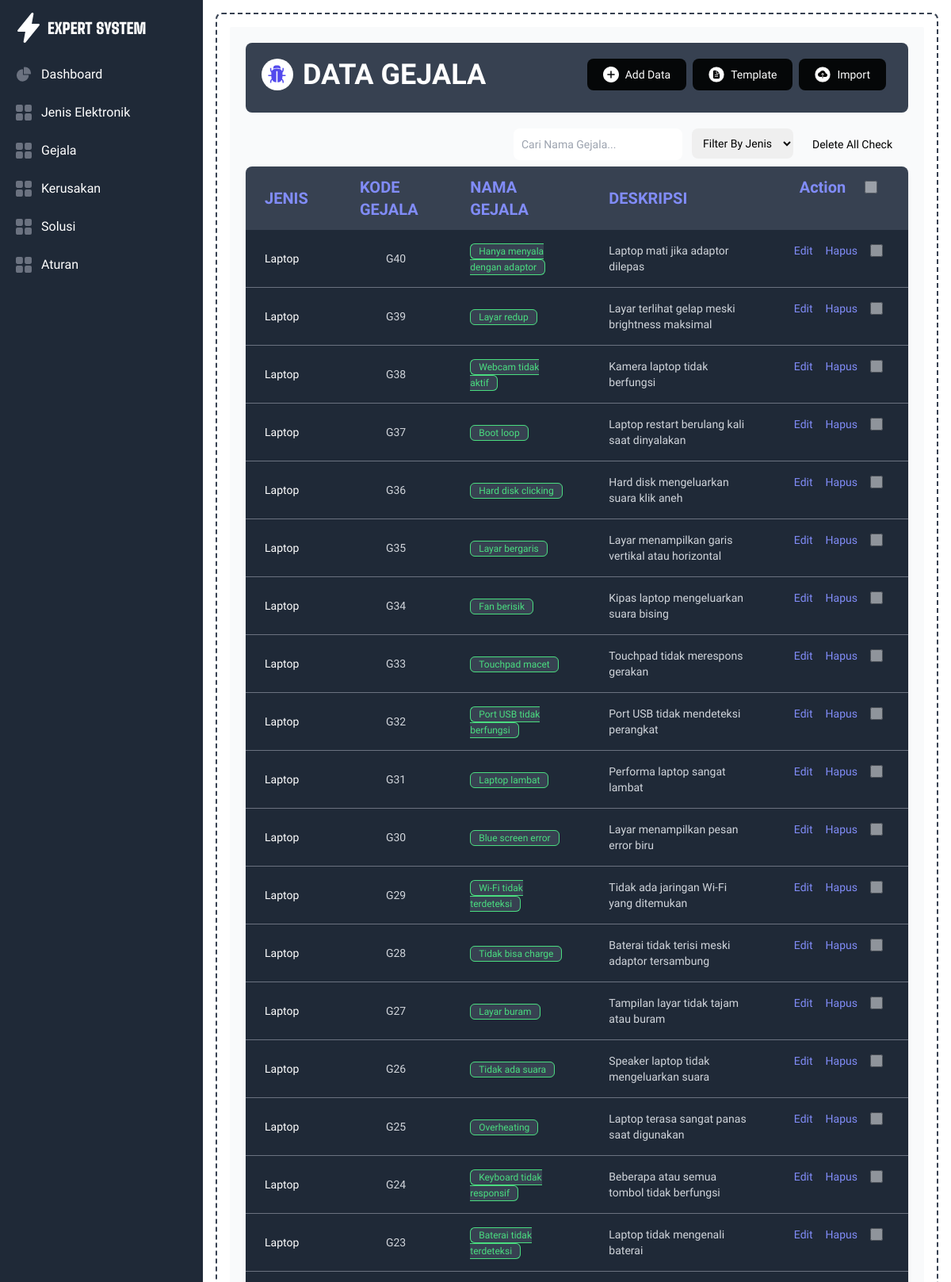
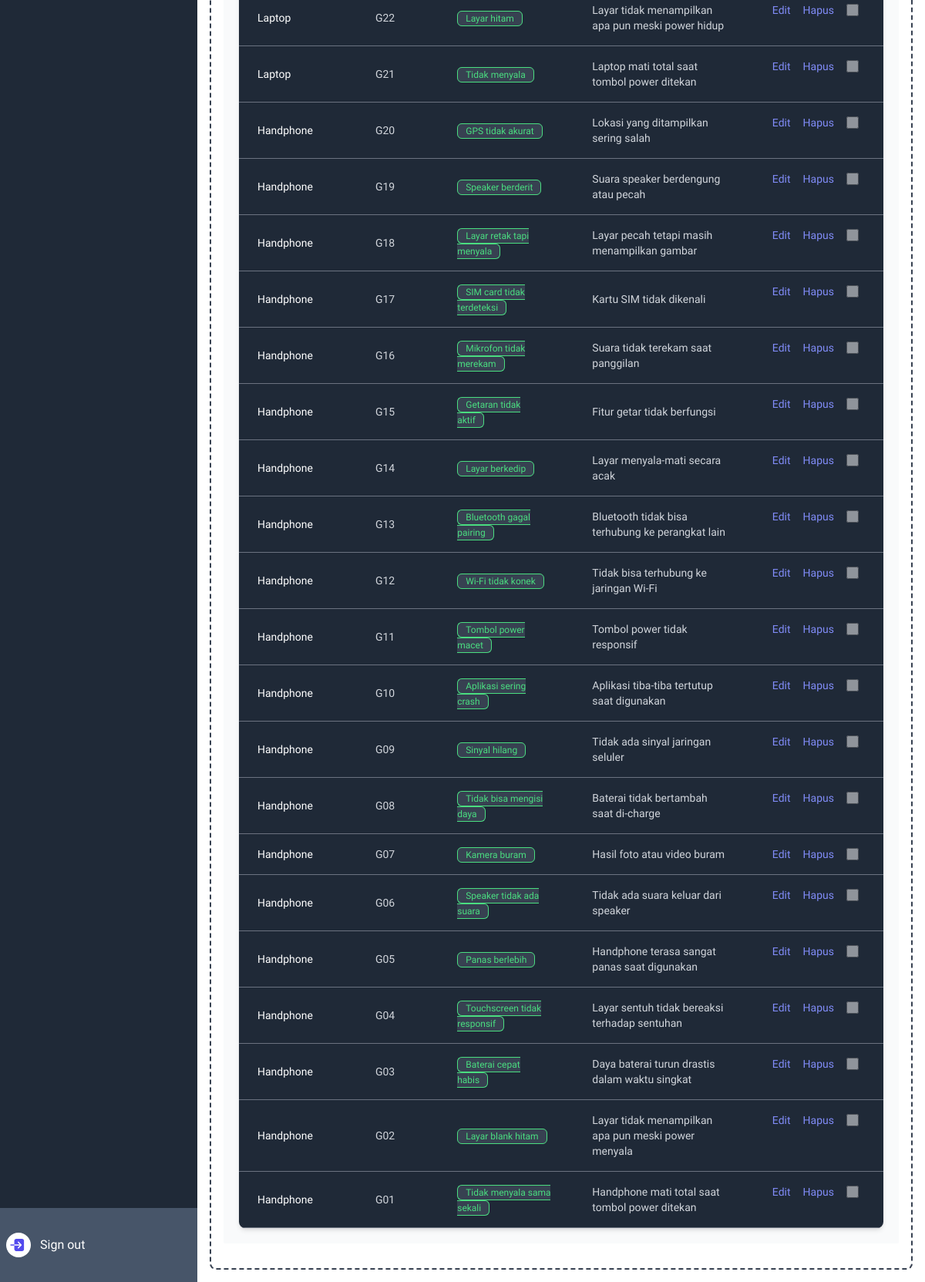
/dashboard/gejala/ (signed in), run on the app's committed database (2 pictures, top to bottom).
### expert_system_app/models.py (models this page shows, shortened)
class Gejala(models.Model):
    jenis_elektronik = models.ForeignKey(JenisElektronik, on_delete=models.CASCADE)
    kodeGjl = models.CharField(max_length=10, unique=True)
    nama = models.CharField(max_length=255)
    deskripsi = models.TextField()

class JenisElektronik(models.Model):
    nama = models.CharField(max_length=255)
    def __str__(self):
        return self.nama

### expert_system_app/views.py (the view)
# urls.py: path('dashboard/gejala/', views.dsb_gejala, name='gejala'),
@login_required()
def dsb_gejala(request):
    data = Gejala.objects.all().order_by('-id')
    jenis_elektronik_list = JenisElektronik.objects.all()
    context = {
        'gejala': data,
        "jenis_elektronik": jenis_elektronik_list
    }
    return render(request, 'dsb_gejala.html', context)

### templates/dsb_gejala.html (shortened to what this page needs)
{%extends 'base.html'%}
{% load static %}
{% block content %}
<div class="flex flex-col rounded-sm text-white bg-gray-50 p-5">
   <div class="bg-gray-700 mb-5 p-5 flex justify-between align-middle rounded-lg">
      <div class="flex gap-3 text-left ">
         <h3 class="text-4xl font-semibold">DATA GEJALA</h3>
      </div>
      <div class="flex">
         <button type="button" onclick="toggleModal(true)"
            class="text-white bg-[#050708] focus:ring-4 focus:outline-none focus:ring-[#050708]/50 font-medium rounded-lg text-sm px-5 py-2.5 text-center items-center hover:bg-indigo-500 focus:ring-gray-600 me-2 mb-2 flex gap-2">
            <svg width="20" height="20" viewBox="0 0 416 416" fill="none" xmlns="http://www.w3.org/2000/svg">
               <path
                  d="M208 0C93.31 0 0 93.31 0 208C0 322.69 93.31 416 208 416C322.69 416 416 322.69 416 208C416 93.31 322.69 0 208 0ZM304 224H224V304H192V224H112V192H192V112H224V192H304V224Z"
                  fill="white" />
            </svg>
            Add Data
         </button>
         <a href="{% static  'file/gejala/gejala.xlsx' %}"
            class="text-white bg-[#050708] focus:ring-4 focus:outline-none focus:ring-[#050708]/50 font-medium rounded-lg text-sm px-5 py-2.5 text-center items-center hover:bg-indigo-500 focus:ring-gray-600 me-2 mb-2 flex gap-2">
            Template
         </a>
         <button type="button" onclick="showImportModal()"
            class="text-white bg-[#050708] focus:ring-4 focus:outline-none focus:ring-[#050708]/50 font-medium rounded-lg text-sm px-5 py-2.5 text-center items-center hover:bg-indigo-500 focus:ring-gray-600 me-2 mb-2 flex gap-2">
            Import
         </button>
      </div>
   </div>
   <div class="flex flex-row-reverse gap-3 align-bottom">
      <button type="button" id="delete_checkbok"
         class="text-black focus:ring-4 focus:outline-none focus:ring-[#050708]/50 font-medium rounded-lg text-sm px-3 py-2.5 text-center items-center hover:text-red-600 focus:ring-gray-600 me-2 mb-2 flex gap-1">
         Delete All Check
      </button>
      <form>
         <select id="filterJenis" class="text-sm rounded-lg block w-full p-2.5 text-black">
            <option value="">Filter By Jenis</option>
         </select>
      </form>
      <form>
         <input type="text" id="filterGejala"
            class="text-sm rounded-lg block w-full p-2.5 text-black"
            placeholder="Cari Nama Gejala...">
      </form>
   </div>
   <div class="relative overflow-x-auto shadow-md sm:rounded-lg">
      <table class="w-full text-sm text-left rtl:text-right text-gray-300">
         <thead class="text-xl uppercas bg-gray-700 text-indigo-400">
            <tr>
               <th scope="col" class="px-6 py-3">
                  JENIS
               </th>
               <th scope="col" class="px-6 py-3">
                  KODE GEJALA
               </th>
               <th scope="col" class="px-6 py-3">
                  NAMA GEJALA
               </th>
               <th scope="col" class="px-6 py-3">
                  DESKRIPSI
               </th>
               <th scope="col" class="text-center px-6 py-3 flex justify-center items-center gap-6">
                  <p>Action</p>
                  <input id="checkAll" type="checkbox" value=""
                     class="w-4 h-4 text-blue-600 opacity-50 focus:opacity-100 rounded-sm focus:ring-blue-600 ring-offset-gray-800 focus:ring-2 bg-gray-700 border-gray-600">
               </th>
            </tr>
         </thead>
         <tbody>
            {% for data in gejala %}
            <tr
               class="border-b bg-gray-800  border-gray-500  hover:bg-gray-600">
               <th scope="row" class="px-6 py-4 font-medium whitespace-nowrap text-white">
                  {{data.jenis_elektronik}}
               </th>
               <td class="px-6 py-4 text-center">
                  {{data.kodeGjl}}
               </td>
               <td class="px-6 py-4">
                  <span
                     class=" text-xs font-medium me-2 px-2.5 py-0.5 rounded-md bg-gray-700 text-green-400 border border-green-400">{{data.nama}}</span>
               </td>
               <td class="px-6 py-4">
                  {{data.deskripsi}}
               </td>
               <td class="text-center px-8 py-4 flex gap-4 items-center justify-center">
                  <a href="#"
                     onclick="editGejala('{{ data.id }}', '{{ data.jenis_elektronik.id }}', '{{ data.kodeGjl }}', '{{ data.nama }}', '{{ data.deskripsi }}')"
                     class="text-indigo-400 hover:text-yellow-400">Edit</a>
                  <a href="#" onclick="hapusGejala('{{ data.id }}')" class="text-indigo-400 hover:text-red-400">Hapus</a>
                  <input type="checkbox" value="{{ data.id }}"
                     class="rowCheckbox w-4 h-4 text-blue-600 opacity-50 focus:opacity-100 rounded-sm focus:ring-blue-600 ring-offset-gray-800 focus:ring-2 bg-gray-700 border-gray-600">
               </td>
            </tr>
            {% endfor %}
         </tbody>
      </table>
   </div>
</div>
</div>
{% endblock content %}

### data on the page
Gejala: jenis_elektronik "Laptop", kodeGjl "G40", nama "Hanya menyala dengan adaptor", deskripsi "Laptop mati jika adaptor dilepas"
Gejala: jenis_elektronik "Laptop", kodeGjl "G39", nama "Layar redup", deskripsi "Layar terlihat gelap meski brightness maksimal"
Gejala: jenis_elektronik "Laptop", kodeGjl "G38", nama "Webcam tidak aktif", deskripsi "Kamera laptop tidak berfungsi"
Gejala: jenis_elektronik "Laptop", kodeGjl "G37", nama "Boot loop", deskripsi "Laptop restart berulang kali saat dinyalakan"
Gejala: jenis_elektronik "Laptop", kodeGjl "G36", nama "Hard disk clicking", deskripsi "Hard disk mengeluarkan suara klik aneh"
Gejala: jenis_elektronik "Laptop", kodeGjl "G35", nama "Layar bergaris", deskripsi "Layar menampilkan garis vertikal atau horizontal"
Gejala: jenis_elektronik "Laptop", kodeGjl "G34", nama "Fan berisik", deskripsi "Kipas laptop mengeluarkan suara bising"
Gejala: jenis_elektronik "Laptop", kodeGjl "G33", nama "Touchpad macet", deskripsi "Touchpad tidak merespons gerakan"
Gejala: jenis_elektronik "Laptop", kodeGjl "G32", nama "Port USB tidak berfungsi", deskripsi "Port USB tidak mendeteksi perangkat"
Gejala: jenis_elektronik "Laptop", kodeGjl "G31", nama "Laptop lambat", deskripsi "Performa laptop sangat lambat"
Gejala: jenis_elektronik "Laptop", kodeGjl "G30", nama "Blue screen error", deskripsi "Layar menampilkan pesan error biru"
Gejala: jenis_elektronik "Laptop", kodeGjl "G29", nama "Wi-Fi tidak terdeteksi", deskripsi "Tidak ada jaringan Wi-Fi yang ditemukan"
Gejala: jenis_elektronik "Laptop", kodeGjl "G28", nama "Tidak bisa charge", deskripsi "Baterai tidak terisi meski adaptor tersambung"
Gejala: jenis_elektronik "Laptop", kodeGjl "G27", nama "Layar buram", deskripsi "Tampilan layar tidak tajam atau buram"
Gejala: jenis_elektronik "Laptop", kodeGjl "G26", nama "Tidak ada suara", deskripsi "Speaker laptop tidak mengeluarkan suara"
Gejala: jenis_elektronik "Laptop", kodeGjl "G25", nama "Overheating", deskripsi "Laptop terasa sangat panas saat digunakan"
Gejala: jenis_elektronik "Laptop", kodeGjl "G24", nama "Keyboard tidak responsif", deskripsi "Beberapa atau semua tombol tidak berfungsi"
Gejala: jenis_elektronik "Laptop", kodeGjl "G23", nama "Baterai tidak terdeteksi", deskripsi "Laptop tidak mengenali baterai"
Gejala: jenis_elektronik "Laptop", kodeGjl "G22", nama "Layar hitam", deskripsi "Layar tidak menampilkan apa pun meski power hidup"
Gejala: jenis_elektronik "Laptop", kodeGjl "G21", nama "Tidak menyala", deskripsi "Laptop mati total saat tombol power ditekan"
Gejala: jenis_elektronik "Handphone", kodeGjl "G20", nama "GPS tidak akurat", deskripsi "Lokasi yang ditampilkan sering salah"
Gejala: jenis_elektronik "Handphone", kodeGjl "G19", nama "Speaker berderit", deskripsi "Suara speaker berdengung atau pecah"
Gejala: jenis_elektronik "Handphone", kodeGjl "G18", nama "Layar retak tapi menyala", deskripsi "Layar pecah tetapi masih menampilkan gambar"
Gejala: jenis_elektronik "Handphone", kodeGjl "G17", nama "SIM card tidak terdeteksi", deskripsi "Kartu SIM tidak dikenali"
Gejala: jenis_elektronik "Handphone", kodeGjl "G16", nama "Mikrofon tidak merekam", deskripsi "Suara tidak terekam saat panggilan"
Gejala: jenis_elektronik "Handphone", kodeGjl "G15", nama "Getaran tidak aktif", deskripsi "Fitur getar tidak berfungsi"
Gejala: jenis_elektronik "Handphone", kodeGjl "G14", nama "Layar berkedip", deskripsi "Layar menyala-mati secara acak"
Gejala: jenis_elektronik "Handphone", kodeGjl "G13", nama "Bluetooth gagal pairing", deskripsi "Bluetooth tidak bisa terhubung ke perangkat lain"
Gejala: jenis_elektronik "Handphone", kodeGjl "G12", nama "Wi-Fi tidak konek", deskripsi "Tidak bisa terhubung ke jaringan Wi-Fi"
Gejala: jenis_elektronik "Handphone", kodeGjl "G11", nama "Tombol power macet", deskripsi "Tombol power tidak responsif"
Gejala: jenis_elektronik "Handphone", kodeGjl "G10", nama "Aplikasi sering crash", deskripsi "Aplikasi tiba-tiba tertutup saat digunakan"
Gejala: jenis_elektronik "Handphone", kodeGjl "G09", nama "Sinyal hilang", deskripsi "Tidak ada sinyal jaringan seluler"
Gejala: jenis_elektronik "Handphone", kodeGjl "G08", nama "Tidak bisa mengisi daya", deskripsi "Baterai tidak bertambah saat di-charge"
Gejala: jenis_elektronik "Handphone", kodeGjl "G07", nama "Kamera buram", deskripsi "Hasil foto atau video buram"
Gejala: jenis_elektronik "Handphone", kodeGjl "G06", nama "Speaker tidak ada suara", deskripsi "Tidak ada suara keluar dari speaker"
Gejala: jenis_elektronik "Handphone", kodeGjl "G05", nama "Panas berlebih", deskripsi "Handphone terasa sangat panas saat digunakan"
Gejala: jenis_elektronik "Handphone", kodeGjl "G04", nama "Touchscreen tidak responsif", deskripsi "Layar sentuh tidak bereaksi terhadap sentuhan"
Gejala: jenis_elektronik "Handphone", kodeGjl "G03", nama "Baterai cepat habis", deskripsi "Daya baterai turun drastis dalam waktu singkat"
Gejala: jenis_elektronik "Handphone", kodeGjl "G02", nama "Layar blank hitam", deskripsi "Layar tidak menampilkan apa pun meski power menyala"
Gejala: jenis_elektronik "Handphone", kodeGjl "G01", nama "Tidak menyala sama sekali", deskripsi "Handphone mati total saat tombol power ditekan"
